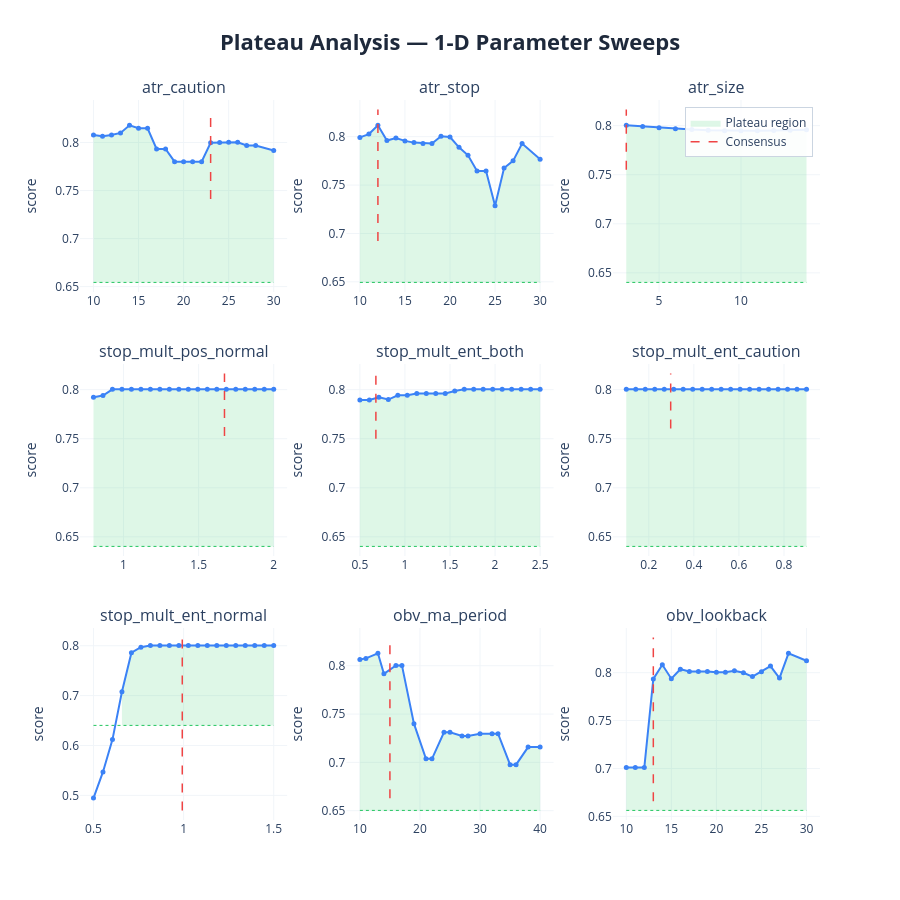

Notebook code cell kept with this figure:
### Markdown cell above
### 1-D sweep charts:
| Element | Meaning | Good | Bad |
|---------|---------|------|-----|
| **Blue curve** | Composite score at each value of the parameter, with all others held at consensus | Flat-topped curve — performance is insensitive to the exact value | Narrow spike — optimizer latched onto one specific value, everything nearby is worse |
| **Red dashed line** | Where the consensus value sits | On the flat top of the curve | On a steep slope or at the edge of a cliff |
| **Green dashed line** | Cutoff at 80% of peak score — the boundary between plateau and non-plateau | Blue curve stays above this line across most of the range | Blue curve dips below it quickly either side of the peak |
| **Green shading** | Plateau region — all values where the score stays within 20% of the peak | Wide green band spanning most of the range (robust) | Thin sliver or no shading at all (fragile/overfit) |


 If concensus on steep slope: parameter **REGIME SENSITIVE** - do not fix, backtests are disagreeing, want to fix parameters on flat top.

### Code cell
# ── visual sweep curves ───────────────────────────────────────────────────
plot_plateau_analysis(
    sweep_results    = sweep_results,
    consensus_params = results['consensus_params'],
    param_defs       = PARAM_DEFS,
    fixed_params     = FIXED_PARAMS,
    threshold        = 0.20,
    show             = False,
    save_html        = None,
)

### Figure 1 — Plotly figure (JSON) as saved in the notebook; plotly's stock layout.template omitted (floating-point values rounded to 4 significant figures)
{"data": [{"fill": "toself", "fillcolor": "rgba(34, 197, 94, 0.15)", "hoverinfo": "skip", "line": {"color": "rgba(0,0,0,0)"}, "name": "Plateau region", "showlegend": true, "type": "scatter", "x": [10, 11, 12, 13, 14, 15, 16, 17, 18, 19, 20, 21, 22, 23, 24, 25, 26, 27, 28, 30, 30, 28, 27, 26, 25, 24, 23, 22, 21, 20, 19, 18, 17, 16, 15, 14, 13, 12, 11, 10], "xaxis": "x", "y": [0.8079, 0.8067, 0.8079, 0.8101, 0.818, 0.8149, 0.8149, 0.7933, 0.7933, 0.7801, 0.7801, 0.7801, 0.7801, 0.7997, 0.8, 0.8004, 0.8004, 0.797, 0.797, 0.7917, 0.6544, 0.6544, 0.6544, 0.6544, 0.6544, 0.6544, 0.6544, 0.6544, 0.6544, 0.6544, 0.6544, 0.6544, 0.6544, 0.6544, 0.6544, 0.6544, 0.6544, 0.6544, 0.6544, 0.6544], "yaxis": "y"}, {"hoverinfo": "skip", "line": {"color": "#22c55e", "dash": "dot", "width": 1}, "mode": "lines", "showlegend": false, "type": "scatter", "x": [10, 30], "xaxis": "x", "y": [0.6544, 0.6544], "yaxis": "y"}, {"hovertemplate": "<b>atr_caution</b><br>Value: %{x:.4g}<br>Score: %{y:.4f}<br><extra></extra>", "line": {"color": "#3b82f6", "width": 2}, "marker": {"size": 5}, "mode": "lines+markers", "name": "atr_caution", "showlegend": false, "type": "scatter", "x": [10, 11, 12, 13, 14, 15, 16, 17, 18, 19, 20, 21, 22, 23, 24, 25, 26, 27, 28, 30], "xaxis": "x", "y": [0.8079, 0.8067, 0.8079, 0.8101, 0.818, 0.8149, 0.8149, 0.7933, 0.7933, 0.7801, 0.7801, 0.7801, 0.7801, 0.7997, 0.8, 0.8004, 0.8004, 0.797, 0.797, 0.7917], "yaxis": "y"}, {"hoverinfo": "skip", "line": {"color": "#ef4444", "dash": "dash", "width": 1.5}, "mode": "lines", "name": "Consensus", "showlegend": true, "type": "scatter", "x": [23, 23], "xaxis": "x", "y": [0.7411, 0.8343], "yaxis": "y"}, {"fill": "toself", "fillcolor": "rgba(34, 197, 94, 0.15)", "hoverinfo": "skip", "line": {"color": "rgba(0,0,0,0)"}, "name": "Plateau region", "showlegend": false, "type": "scatter", "x": [10, 11, 12, 13, 14, 15, 16, 17, 18, 19, 20, 21, 22, 23, 24, 25, 26, 27, 28, 30, 30, 28, 27, 26, 25, 24, 23, 22, 21, 20, 19, 18, 17, 16, 15, 14, 13, 12, 11, 10], "xaxis": "x2", "y": [0.7992, 0.8027, 0.8118, 0.796, 0.7986, 0.7956, 0.7939, 0.793, 0.7929, 0.8004, 0.7997, 0.789, 0.7807, 0.7644, 0.7644, 0.7286, 0.7676, 0.775, 0.7929, 0.7767, 0.6494, 0.6494, 0.6494, 0.6494, 0.6494, 0.6494, 0.6494, 0.6494, 0.6494, 0.6494, 0.6494, 0.6494, 0.6494, 0.6494, 0.6494, 0.6494, 0.6494, 0.6494, 0.6494, 0.6494], "yaxis": "y2"}, {"hoverinfo": "skip", "line": {"color": "#22c55e", "dash": "dot", "width": 1}, "mode": "lines", "showlegend": false, "type": "scatter", "x": [10, 30], "xaxis": "x2", "y": [0.6494, 0.6494], "yaxis": "y2"}, {"hovertemplate": "<b>atr_stop</b><br>Value: %{x:.4g}<br>Score: %{y:.4f}<br><extra></extra>", "line": {"color": "#3b82f6", "width": 2}, "marker": {"size": 5}, "mode": "lines+markers", "name": "atr_stop", "showlegend": false, "type": "scatter", "x": [10, 11, 12, 13, 14, 15, 16, 17, 18, 19, 20, 21, 22, 23, 24, 25, 26, 27, 28, 30], "xaxis": "x2", "y": [0.7992, 0.8027, 0.8118, 0.796, 0.7986, 0.7956, 0.7939, 0.793, 0.7929, 0.8004, 0.7997, 0.789, 0.7807, 0.7644, 0.7644, 0.7286, 0.7676, 0.775, 0.7929, 0.7767], "yaxis": "y2"}, {"hoverinfo": "skip", "line": {"color": "#ef4444", "dash": "dash", "width": 1.5}, "mode": "lines", "name": "Consensus", "showlegend": false, "type": "scatter", "x": [12, 12], "xaxis": "x2", "y": [0.6921, 0.828], "yaxis": "y2"}, {"fill": "toself", "fillcolor": "rgba(34, 197, 94, 0.15)", "hoverinfo": "skip", "line": {"color": "rgba(0,0,0,0)"}, "name": "Plateau region", "showlegend": false, "type": "scatter", "x": [3, 4, 5, 6, 7, 8, 9, 10, 11, 12, 13, 14, 14, 13, 12, 11, 10, 9, 8, 7, 6, 5, 4, 3], "xaxis": "x3", "y": [0.8004, 0.7992, 0.798, 0.7969, 0.796, 0.7953, 0.7949, 0.7947, 0.7947, 0.795, 0.7953, 0.7958, 0.6403, 0.6403, 0.6403, 0.6403, 0.6403, 0.6403, 0.6403, 0.6403, 0.6403, 0.6403, 0.6403, 0.6403], "yaxis": "y3"}, {"hoverinfo": "skip", "line": {"color": "#22c55e", "dash": "dot", "width": 1}, "mode": "lines", "showlegend": false, "type": "scatter", "x": [3, 14], "xaxis": "x3", "y": [0.6403, 0.6403], "yaxis": "y3"}, {"hovertemplate": "<b>atr_size</b><br>Value: %{x:.4g}<br>Score: %{y:.4f}<br><extra></extra>", "line": {"color": "#3b82f6", "width": 2}, "marker": {"size": 5}, "mode": "lines+markers", "name": "atr_size", "showlegend": false, "type": "scatter", "x": [3, 4, 5, 6, 7, 8, 9, 10, 11, 12, 13, 14], "xaxis": "x3", "y": [0.8004, 0.7992, 0.798, 0.7969, 0.796, 0.7953, 0.7949, 0.7947, 0.7947, 0.795, 0.7953, 0.7958], "yaxis": "y3"}, {"hoverinfo": "skip", "line": {"color": "#ef4444", "dash": "dash", "width": 1.5}, "mode": "lines", "name": "Consensus", "showlegend": false, "type": "scatter", "x": [3, 3], "xaxis": "x3", "y": [0.755, 0.8164], "yaxis": "y3"}, {"fill": "toself", "fillcolor": "rgba(34, 197, 94, 0.15)", "hoverinfo": "skip", "line": {"color": "rgba(0,0,0,0)"}, "name": "Plateau region", "showlegend": false, "type": "scatter", "x": [0.8, 0.8632, 0.9263, 0.9895, 1.053, 1.116, 1.179, 1.242, 1.305, 1.368, 1.432, 1.495, 1.558, 1.621, 1.684, 1.747, 1.811, 1.874, 1.937, 2.0, 2.0, 1.937, 1.874, 1.811, 1.747, 1.684, 1.621, 1.558, 1.495, 1.432, 1.368, 1.305, 1.242, 1.179, 1.116, 1.053, 0.9895, 0.9263, 0.8632, 0.8], "xaxis": "x4", "y": [0.7923, 0.7941, 0.8004, 0.8004, 0.8004, 0.8004, 0.8004, 0.8004, 0.8004, 0.8004, 0.8004, 0.8004, 0.8004, 0.8004, 0.8004, 0.8004, 0.8004, 0.8004, 0.8004, 0.8004, 0.6403, 0.6403, 0.6403, 0.6403, 0.6403, 0.6403, 0.6403, 0.6403, 0.6403, 0.6403, 0.6403, 0.6403, 0.6403, 0.6403, 0.6403, 0.6403, 0.6403, 0.6403, 0.6403, 0.6403], "yaxis": "y4"}, {"hoverinfo": "skip", "line": {"color": "#22c55e", "dash": "dot", "width": 1}, "mode": "lines", "showlegend": false, "type": "scatter", "x": [0.8, 2], "xaxis": "x4", "y": [0.6403, 0.6403], "yaxis": "y4"}, {"hovertemplate": "<b>stop_mult_pos_normal</b><br>Value: %{x:.4g}<br>Score: %{y:.4f}<br><extra></extra>", "line": {"color": "#3b82f6", "width": 2}, "marker": {"size": 5}, "mode": "lines+markers", "name": "stop_mult_pos_normal", "showlegend": false, "type": "scatter", "x": [0.8, 0.8632, 0.9263, 0.9895, 1.053, 1.116, 1.179, 1.242, 1.305, 1.368, 1.432, 1.495, 1.558, 1.621, 1.684, 1.747, 1.811, 1.874, 1.937, 2.0], "xaxis": "x4", "y": [0.7923, 0.7941, 0.8004, 0.8004, 0.8004, 0.8004, 0.8004, 0.8004, 0.8004, 0.8004, 0.8004, 0.8004, 0.8004, 0.8004, 0.8004, 0.8004, 0.8004, 0.8004, 0.8004, 0.8004], "yaxis": "y4"}, {"hoverinfo": "skip", "line": {"color": "#ef4444", "dash": "dash", "width": 1.5}, "mode": "lines", "name": "Consensus", "showlegend": false, "type": "scatter", "x": [1.672, 1.672], "xaxis": "x4", "y": [0.7527, 0.8164], "yaxis": "y4"}, {"fill": "toself", "fillcolor": "rgba(34, 197, 94, 0.15)", "hoverinfo": "skip", "line": {"color": "rgba(0,0,0,0)"}, "name": "Plateau region", "showlegend": false, "type": "scatter", "x": [0.5, 0.6053, 0.7105, 0.8158, 0.9211, 1.026, 1.132, 1.237, 1.342, 1.447, 1.553, 1.658, 1.763, 1.868, 1.974, 2.079, 2.184, 2.289, 2.395, 2.5, 2.5, 2.395, 2.289, 2.184, 2.079, 1.974, 1.868, 1.763, 1.658, 1.553, 1.447, 1.342, 1.237, 1.132, 1.026, 0.9211, 0.8158, 0.7105, 0.6053, 0.5], "xaxis": "x5", "y": [0.7895, 0.7895, 0.7922, 0.7899, 0.7942, 0.7942, 0.796, 0.796, 0.796, 0.796, 0.7986, 0.8004, 0.8004, 0.8004, 0.8004, 0.8004, 0.8004, 0.8004, 0.8004, 0.8004, 0.6403, 0.6403, 0.6403, 0.6403, 0.6403, 0.6403, 0.6403, 0.6403, 0.6403, 0.6403, 0.6403, 0.6403, 0.6403, 0.6403, 0.6403, 0.6403, 0.6403, 0.6403, 0.6403, 0.6403], "yaxis": "y5"}, {"hoverinfo": "skip", "line": {"color": "#22c55e", "dash": "dot", "width": 1}, "mode": "lines", "showlegend": false, "type": "scatter", "x": [0.5, 2.5], "xaxis": "x5", "y": [0.6403, 0.6403], "yaxis": "y5"}, {"hovertemplate": "<b>stop_mult_ent_both</b><br>Value: %{x:.4g}<br>Score: %{y:.4f}<br><extra></extra>", "line": {"color": "#3b82f6", "width": 2}, "marker": {"size": 5}, "mode": "lines+markers", "name": "stop_mult_ent_both", "showlegend": false, "type": "scatter", "x": [0.5, 0.6053, 0.7105, 0.8158, 0.9211, 1.026, 1.132, 1.237, 1.342, 1.447, 1.553, 1.658, 1.763, 1.868, 1.974, 2.079, 2.184, 2.289, 2.395, 2.5], "xaxis": "x5", "y": [0.7895, 0.7895, 0.7922, 0.7899, 0.7942, 0.7942, 0.796, 0.796, 0.796, 0.796, 0.7986, 0.8004, 0.8004, 0.8004, 0.8004, 0.8004, 0.8004, 0.8004, 0.8004, 0.8004], "yaxis": "y5"}, {"hoverinfo": "skip", "line": {"color": "#ef4444", "dash": "dash", "width": 1.5}, "mode": "lines", "name": "Consensus", "showlegend": false, "type": "scatter", "x": [0.6776, 0.6776], "xaxis": "x5", "y": [0.75, 0.8164], "yaxis": "y5"}, {"fill": "toself", "fillcolor": "rgba(34, 197, 94, 0.15)", "hoverinfo": "skip", "line": {"color": "rgba(0,0,0,0)"}, "name": "Plateau region", "showlegend": false, "type": "scatter", "x": [0.1, 0.1421, 0.1842, 0.2263, 0.2684, 0.3105, 0.3526, 0.3947, 0.4368, 0.4789, 0.5211, 0.5632, 0.6053, 0.6474, 0.6895, 0.7316, 0.7737, 0.8158, 0.8579, 0.9, 0.9, 0.8579, 0.8158, 0.7737, 0.7316, 0.6895, 0.6474, 0.6053, 0.5632, 0.5211, 0.4789, 0.4368, 0.3947, 0.3526, 0.3105, 0.2684, 0.2263, 0.1842, 0.1421, 0.1], "xaxis": "x6", "y": [0.8004, 0.8004, 0.8004, 0.8004, 0.8004, 0.8004, 0.8004, 0.8004, 0.8004, 0.8004, 0.8004, 0.8004, 0.8004, 0.8004, 0.8004, 0.8004, 0.8004, 0.8004, 0.8004, 0.8004, 0.6403, 0.6403, 0.6403, 0.6403, 0.6403, 0.6403, 0.6403, 0.6403, 0.6403, 0.6403, 0.6403, 0.6403, 0.6403, 0.6403, 0.6403, 0.6403, 0.6403, 0.6403, 0.6403, 0.6403], "yaxis": "y6"}, {"hoverinfo": "skip", "line": {"color": "#22c55e", "dash": "dot", "width": 1}, "mode": "lines", "showlegend": false, "type": "scatter", "x": [0.1, 0.9], "xaxis": "x6", "y": [0.6403, 0.6403], "yaxis": "y6"}, {"hovertemplate": "<b>stop_mult_ent_caution</b><br>Value: %{x:.4g}<br>Score: %{y:.4f}<br><extra></extra>", "line": {"color": "#3b82f6", "width": 2}, "marker": {"size": 5}, "mode": "lines+markers", "name": "stop_mult_ent_caution", "showlegend": false, "type": "scatter", "x": [0.1, 0.1421, 0.1842, 0.2263, 0.2684, 0.3105, 0.3526, 0.3947, 0.4368, 0.4789, 0.5211, 0.5632, 0.6053, 0.6474, 0.6895, 0.7316, 0.7737, 0.8158, 0.8579, 0.9], "xaxis": "x6", "y": [0.8004, 0.8004, 0.8004, 0.8004, 0.8004, 0.8004, 0.8004, 0.8004, 0.8004, 0.8004, 0.8004, 0.8004, 0.8004, 0.8004, 0.8004, 0.8004, 0.8004, 0.8004, 0.8004, 0.8004], "yaxis": "y6"}, {"hoverinfo": "skip", "line": {"color": "#ef4444", "dash": "dash", "width": 1.5}, "mode": "lines", "name": "Consensus", "showlegend": false, "type": "scatter", "x": [0.2971, 0.2971], "xaxis": "x6", "y": [0.7603, 0.8164], "yaxis": "y6"}, {"fill": "toself", "fillcolor": "rgba(34, 197, 94, 0.15)", "hoverinfo": "skip", "line": {"color": "rgba(0,0,0,0)"}, "name": "Plateau region", "showlegend": false, "type": "scatter", "x": [0.6579, 0.7105, 0.7632, 0.8158, 0.8684, 0.9211, 0.9737, 1.026, 1.079, 1.132, 1.184, 1.237, 1.289, 1.342, 1.395, 1.447, 1.5, 1.5, 1.447, 1.395, 1.342, 1.289, 1.237, 1.184, 1.132, 1.079, 1.026, 0.9737, 0.9211, 0.8684, 0.8158, 0.7632, 0.7105, 0.6579], "xaxis": "x7", "y": [0.7078, 0.7861, 0.7971, 0.8004, 0.8004, 0.8004, 0.8004, 0.8004, 0.8004, 0.8004, 0.8004, 0.8004, 0.8004, 0.8004, 0.8004, 0.8004, 0.8004, 0.6403, 0.6403, 0.6403, 0.6403, 0.6403, 0.6403, 0.6403, 0.6403, 0.6403, 0.6403, 0.6403, 0.6403, 0.6403, 0.6403, 0.6403, 0.6403, 0.6403], "yaxis": "y7"}, {"hoverinfo": "skip", "line": {"color": "#22c55e", "dash": "dot", "width": 1}, "mode": "lines", "showlegend": false, "type": "scatter", "x": [0.5, 1.5], "xaxis": "x7", "y": [0.6403, 0.6403], "yaxis": "y7"}, {"hovertemplate": "<b>stop_mult_ent_normal</b><br>Value: %{x:.4g}<br>Score: %{y:.4f}<br><extra></extra>", "line": {"color": "#3b82f6", "width": 2}, "marker": {"size": 5}, "mode": "lines+markers", "name": "stop_mult_ent_normal", "showlegend": false, "type": "scatter", "x": [0.5, 0.5526, 0.6053, 0.6579, 0.7105, 0.7632, 0.8158, 0.8684, 0.9211, 0.9737, 1.026, 1.079, 1.132, 1.184, 1.237, 1.289, 1.342, 1.395, 1.447, 1.5], "xaxis": "x7", "y": [0.4946, 0.547, 0.6119, 0.7078, 0.7861, 0.7971, 0.8004, 0.8004, 0.8004, 0.8004, 0.8004, 0.8004, 0.8004, 0.8004, 0.8004, 0.8004, 0.8004, 0.8004, 0.8004, 0.8004], "yaxis": "y7"}, {"hoverinfo": "skip", "line": {"color": "#ef4444", "dash": "dash", "width": 1.5}, "mode": "lines", "name": "Consensus", "showlegend": false, "type": "scatter", "x": [0.9926, 0.9926], "xaxis": "x7", "y": [0.4698, 0.8164], "yaxis": "y7"}, {"fill": "toself", "fillcolor": "rgba(34, 197, 94, 0.15)", "hoverinfo": "skip", "line": {"color": "rgba(0,0,0,0)"}, "name": "Plateau region", "showlegend": false, "type": "scatter", "x": [10, 11, 13, 14, 16, 17, 19, 21, 22, 24, 25, 27, 28, 30, 32, 33, 35, 36, 38, 40, 40, 38, 36, 35, 33, 32, 30, 28, 27, 25, 24, 22, 21, 19, 17, 16, 14, 13, 11, 10], "xaxis": "x8", "y": [0.8065, 0.8076, 0.8129, 0.7916, 0.8004, 0.8004, 0.7401, 0.7037, 0.7037, 0.7311, 0.7311, 0.7274, 0.7274, 0.7297, 0.7297, 0.7297, 0.6977, 0.6977, 0.7158, 0.7158, 0.6503, 0.6503, 0.6503, 0.6503, 0.6503, 0.6503, 0.6503, 0.6503, 0.6503, 0.6503, 0.6503, 0.6503, 0.6503, 0.6503, 0.6503, 0.6503, 0.6503, 0.6503, 0.6503, 0.6503], "yaxis": "y8"}, {"hoverinfo": "skip", "line": {"color": "#22c55e", "dash": "dot", "width": 1}, "mode": "lines", "showlegend": false, "type": "scatter", "x": [10, 40], "xaxis": "x8", "y": [0.6503, 0.6503], "yaxis": "y8"}, {"hovertemplate": "<b>obv_ma_period</b><br>Value: %{x:.4g}<br>Score: %{y:.4f}<br><extra></extra>", "line": {"color": "#3b82f6", "width": 2}, "marker": {"size": 5}, "mode": "lines+markers", "name": "obv_ma_period", "showlegend": false, "type": "scatter", "x": [10, 11, 13, 14, 16, 17, 19, 21, 22, 24, 25, 27, 28, 30, 32, 33, 35, 36, 38, 40], "xaxis": "x8", "y": [0.8065, 0.8076, 0.8129, 0.7916, 0.8004, 0.8004, 0.7401, 0.7037, 0.7037, 0.7311, 0.7311, 0.7274, 0.7274, 0.7297, 0.7297, 0.7297, 0.6977, 0.6977, 0.7158, 0.7158], "yaxis": "y8"}, {"hoverinfo": "skip", "line": {"color": "#ef4444", "dash": "dash", "width": 1.5}, "mode": "lines", "name": "Consensus", "showlegend": false, "type": "scatter", "x": [15, 15], "xaxis": "x8", "y": [0.6628, 0.8291], "yaxis": "y8"}, {"fill": "toself", "fillcolor": "rgba(34, 197, 94, 0.15)", "hoverinfo": "skip", "line": {"color": "rgba(0,0,0,0)"}, "name": "Plateau region", "showlegend": false, "type": "scatter", "x": [10, 11, 12, 13, 14, 15, 16, 17, 18, 19, 20, 21, 22, 23, 24, 25, 26, 27, 28, 30, 30, 28, 27, 26, 25, 24, 23, 22, 21, 20, 19, 18, 17, 16, 15, 14, 13, 12, 11, 10], "xaxis": "x9", "y": [0.7009, 0.7009, 0.7009, 0.7935, 0.8083, 0.7937, 0.8036, 0.8012, 0.8012, 0.8012, 0.8004, 0.8004, 0.8019, 0.8, 0.7959, 0.801, 0.8069, 0.7944, 0.8202, 0.8125, 0.6562, 0.6562, 0.6562, 0.6562, 0.6562, 0.6562, 0.6562, 0.6562, 0.6562, 0.6562, 0.6562, 0.6562, 0.6562, 0.6562, 0.6562, 0.6562, 0.6562, 0.6562, 0.6562, 0.6562], "yaxis": "y9"}, {"hoverinfo": "skip", "line": {"color": "#22c55e", "dash": "dot", "width": 1}, "mode": "lines", "showlegend": false, "type": "scatter", "x": [10, 30], "xaxis": "x9", "y": [0.6562, 0.6562], "yaxis": "y9"}, {"hovertemplate": "<b>obv_lookback</b><br>Value: %{x:.4g}<br>Score: %{y:.4f}<br><extra></extra>", "line": {"color": "#3b82f6", "width": 2}, "marker": {"size": 5}, "mode": "lines+markers", "name": "obv_lookback", "showlegend": false, "type": "scatter", "x": [10, 11, 12, 13, 14, 15, 16, 17, 18, 19, 20, 21, 22, 23, 24, 25, 26, 27, 28, 30], "xaxis": "x9", "y": [0.7009, 0.7009, 0.7009, 0.7935, 0.8083, 0.7937, 0.8036, 0.8012, 0.8012, 0.8012, 0.8004, 0.8004, 0.8019, 0.8, 0.7959, 0.801, 0.8069, 0.7944, 0.8202, 0.8125], "yaxis": "y9"}, {"hoverinfo": "skip", "line": {"color": "#ef4444", "dash": "dash", "width": 1.5}, "mode": "lines", "name": "Consensus", "showlegend": false, "type": "scatter", "x": [13, 13], "xaxis": "x9", "y": [0.6658, 0.8366], "yaxis": "y9"}], "layout": {"annotations": [{"font": {"size": 16}, "showarrow": false, "text": "atr_caution", "x": 0.14, "xanchor": "center", "xref": "paper", "y": 1, "yanchor": "bottom", "yref": "paper"}, {"font": {"size": 16}, "showarrow": false, "text": "atr_stop", "x": 0.5, "xanchor": "center", "xref": "paper", "y": 1, "yanchor": "bottom", "yref": "paper"}, {"font": {"size": 16}, "showarrow": false, "text": "atr_size", "x": 0.86, "xanchor": "center", "xref": "paper", "y": 1, "yanchor": "bottom", "yref": "paper"}, {"font": {"size": 16}, "showarrow": false, "text": "stop_mult_pos_normal", "x": 0.14, "xanchor": "center", "xref": "paper", "y": 0.6333, "yanchor": "bottom", "yref": "paper"}, {"font": {"size": 16}, "showarrow": false, "text": "stop_mult_ent_both", "x": 0.5, "xanchor": "center", "xref": "paper", "y": 0.6333, "yanchor": "bottom", "yref": "paper"}, {"font": {"size": 16}, "showarrow": false, "text": "stop_mult_ent_caution", "x": 0.86, "xanchor": "center", "xref": "paper", "y": 0.6333, "yanchor": "bottom", "yref": "paper"}, {"font": {"size": 16}, "showarrow": false, "text": "stop_mult_ent_normal", "x": 0.14, "xanchor": "center", "xref": "paper", "y": 0.2667, "yanchor": "bottom", "yref": "paper"}, {"font": {"size": 16}, "showarrow": false, "text": "obv_ma_period", "x": 0.5, "xanchor": "center", "xref": "paper", "y": 0.2667, "yanchor": "bottom", "yref": "paper"}, {"font": {"size": 16}, "showarrow": false, "text": "obv_lookback", "x": 0.86, "xanchor": "center", "xref": "paper", "y": 0.2667, "yanchor": "bottom", "yref": "paper"}], "height": 900, "legend": {"bgcolor": "rgba(255, 255, 255, 0.9)", "bordercolor": "#cbd5e1", "borderwidth": 1, "x": 0.99, "xanchor": "right", "y": 0.99, "yanchor": "top"}, "title": {"font": {"color": "#1E293B", "size": 22}, "text": "<b>Plateau Analysis — 1-D Parameter Sweeps</b>", "x": 0.5, "xanchor": "center"}, "xaxis": {"anchor": "y", "domain": [0, 0.28], "gridcolor": "#f1f5f9", "gridwidth": 1, "showgrid": true}, "xaxis2": {"anchor": "y2", "domain": [0.36, 0.64], "gridcolor": "#f1f5f9", "gridwidth": 1, "showgrid": true}, "xaxis3": {"anchor": "y3", "domain": [0.72, 1], "gridcolor": "#f1f5f9", "gridwidth": 1, "showgrid": true}, "xaxis4": {"anchor": "y4", "domain": [0, 0.28], "gridcolor": "#f1f5f9", "gridwidth": 1, "showgrid": true}, "xaxis5": {"anchor": "y5", "domain": [0.36, 0.64], "gridcolor": "#f1f5f9", "gridwidth": 1, "showgrid": true}, "xaxis6": {"anchor": "y6", "domain": [0.72, 1], "gridcolor": "#f1f5f9", "gridwidth": 1, "showgrid": true}, "xaxis7": {"anchor": "y7", "domain": [0, 0.28], "gridcolor": "#f1f5f9", "gridwidth": 1, "showgrid": true}, "xaxis8": {"anchor": "y8", "domain": [0.36, 0.64], "gridcolor": "#f1f5f9", "gridwidth": 1, "showgrid": true}, "xaxis9": {"anchor": "y9", "domain": [0.72, 1], "gridcolor": "#f1f5f9", "gridwidth": 1, "showgrid": true}, "yaxis": {"anchor": "x", "domain": [0.7333, 1], "gridcolor": "#f1f5f9", "gridwidth": 1, "showgrid": true, "title": {"text": "score"}}, "yaxis2": {"anchor": "x2", "domain": [0.7333, 1], "gridcolor": "#f1f5f9", "gridwidth": 1, "showgrid": true, "title": {"text": "score"}}, "yaxis3": {"anchor": "x3", "domain": [0.7333, 1], "gridcolor": "#f1f5f9", "gridwidth": 1, "showgrid": true, "title": {"text": "score"}}, "yaxis4": {"anchor": "x4", "domain": [0.3667, 0.6333], "gridcolor": "#f1f5f9", "gridwidth": 1, "showgrid": true, "title": {"text": "score"}}, "yaxis5": {"anchor": "x5", "domain": [0.3667, 0.6333], "gridcolor": "#f1f5f9", "gridwidth": 1, "showgrid": true, "title": {"text": "score"}}, "yaxis6": {"anchor": "x6", "domain": [0.3667, 0.6333], "gridcolor": "#f1f5f9", "gridwidth": 1, "showgrid": true, "title": {"text": "score"}}, "yaxis7": {"anchor": "x7", "domain": [0, 0.2667], "gridcolor": "#f1f5f9", "gridwidth": 1, "showgrid": true, "title": {"text": "score"}}, "yaxis8": {"anchor": "x8", "domain": [0, 0.2667], "gridcolor": "#f1f5f9", "gridwidth": 1, "showgrid": true, "title": {"text": "score"}}, "yaxis9": {"anchor": "x9", "domain": [0, 0.2667], "gridcolor": "#f1f5f9", "gridwidth": 1, "showgrid": true, "title": {"text": "score"}}}}
